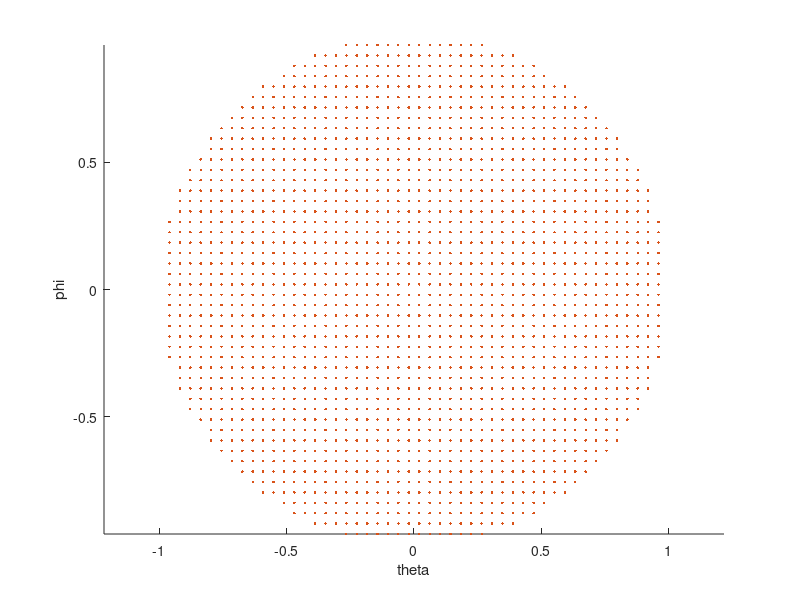
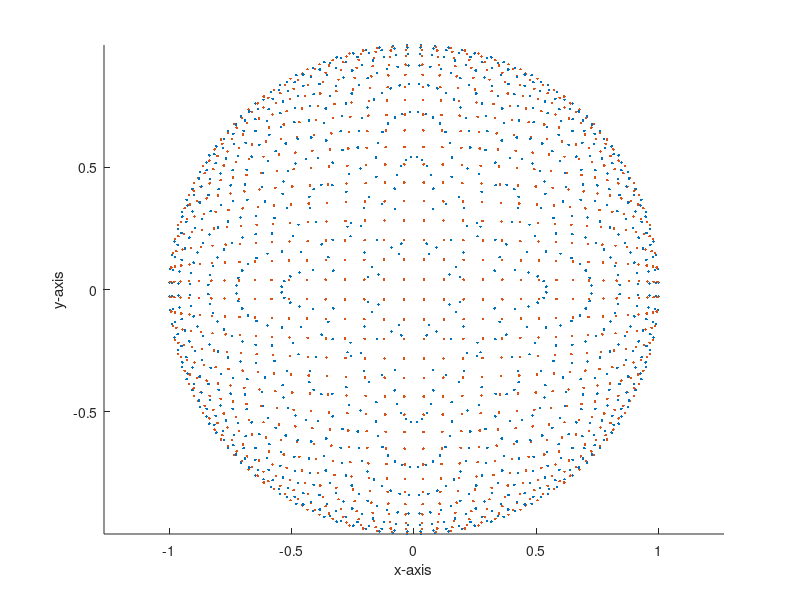

The MATLAB script that drew these images, in order:
function [X,Y,Z] = sample_spherePoint()
close all

n = 50;
[theta,phi,X,Y,Z] = sample5(n,1);
[theta2,phi2,X2,Y2,Z2] = sample5(n,-1);

figure;
axis equal;
hold on;
plot(theta,phi,'.');
plot(theta2,phi2,'.');
xlabel('theta')
ylabel('phi')

figure;
axis equal;
hold on;
scatter3(X,Y,Z,'.');
scatter3(X2,Y2,Z2,'.');
xlabel('x-axis')
ylabel('y-axis')
zlabel('z-axis')
end

%% first try
function [theta,phi,X,Y,Z] = sample1(n)
theta = linspace(0,2*pi,2*n);
phi = linspace(0,pi,n);
len_theta = size(theta,2);
len_phi = size(phi,2);
theta = repmat(theta,1,len_phi);
phi = repmat(phi,len_theta,1);
phi = phi(:);
phi = phi';
X = sin(phi) .* cos(theta);
Y = sin(phi) .* sin(theta);
Z = cos(phi);
figure;
axis equal;
hold on;
scatter3(X,Y,Z,'.');
end

%% second try
function [theta,u,X,Y,Z] = sample2(n)
theta = linspace(0,2*pi,n); 
u = linspace(-1,1,n);
theta = repmat(theta,1,n);
u = repmat(u,n,1);
u = u(:);
u = u';
X = cos(theta).*sqrt(1-u.^2);
Y = sin(theta).*sqrt(1-u.^2);
Z = u;
end

%% third try
function [x1,x2,X,Y,Z] = sample3(n)
x1 = linspace(-1,1,n);
x2 = linspace(-1,1,n);
x1 = repmat(x1,1,n);
x2 = repmat(x2,n,1);
x2 = x2(:);
x2 = x2';
temp = x1.^2 + x2.^2;
temp(temp>=1) = 0;
temp = logical(temp);
x1 = x1(temp);
x2 = x2(temp);
X = 2*x1.*sqrt(1-x1.^2-x2.^2);
Y = 2*x2.*sqrt(1-x1.^2-x2.^2);
Z = -1+2*(x1.^2+x2.^2);
x3=[x1;x2;X;Y;Z];
% Z = sort(Z);
end

%% forth try
function [theta,phi,X,Y,Z] = sample4(n)
u = linspace(0,1,n);
theta = 2*pi*u;
phi = acos(1-2*u);
theta = repmat(theta,1,n);
phi = repmat(phi,n,1);
phi = phi(:);
phi = phi';
X = sin(phi) .* cos(theta);
Y = sin(phi) .* sin(theta);
Z = cos(phi);
% temp = X.^2 + Y.^2 + Z.^2;
% temp(temp>=1) = 0;
% temp = logical(temp);
% X = X(temp);
% Y = Y(temp);
% Z = Z(temp);
disp(sum(imag(X)+imag(Y)+imag(Z)))
end

%% fifth try
function [x1,x2,X,Y,Z] = sample5(n,k)
x1 = linspace(-1,1,n);
x2 = linspace(-1,1,n);
x1 = repmat(x1,1,n);
x2 = repmat(x2,n,1);
x2 = x2(:);
x2 = x2';
temp = x1.^2 + x2.^2;
temp(temp==0) = 0.5;
temp(temp>=1) = 0;
temp = logical(temp);
x1 = x1(temp);
x2 = x2(temp);
X = 2*x1.*sqrt(1-x1.^2-x2.^2);
Y = 2*x2.*sqrt(1-x1.^2-x2.^2);
Z = -1+2*(x1.^2+x2.^2);
%temp = Z;
%temp(temp>=0) = 0;
%temp = logical(temp);
%X = X(temp);
%Y = Y(temp);
%Z = Z(temp);
% Z = sort(Z);
Z = k*Z;
end

%% sixth trt
function [] = sample6()
x1 = linspace(-1,1,n);
x2 = linspace(-1,1,n);
x3 = linspace(-1,1,n);
x4 = linspace(-1,1,n);
x1 = repmat(x1,1,n);
x2 = repmat(x2,n,1);
temp = x1.^2 + x2.^2 + x3.^2 + x4.^2;
temp(temp==0) = 0.5;
temp(temp>=1) = 0;
temp = logical(temp);
x1 = x1(temp);
x2 = x2(temp);
x3 = x3(temp);
x4 = x4(temp);
end
